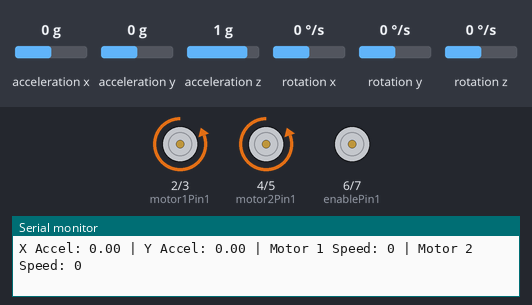
Recording of a sketch running on a simulated Arduino Uno, built with avr-gcc and run on an emulated ATmega328P. Shown: motor-driver pin pairs drawn as motors (green arrow = first pin HIGH = forward, orange = second pin HIGH = backward, longer = more drive), the last lines printed to the serial monitor. The test bench sets the inputs (shaded band); at power-on: acceleration x 0 g, acceleration y 0 g, acceleration z 1 g, rotation x 0 °/s, rotation y 0 °/s, rotation z 0 °/s.

Above: at 4.2 s.
4.3 s: acceleration x set to -0.2 g
At 5.5 s:
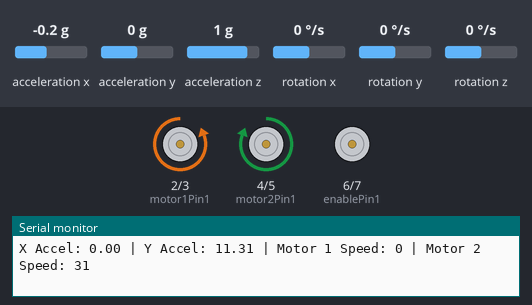
5.8 s: acceleration y set to 0.2 g
At 6.4 s:
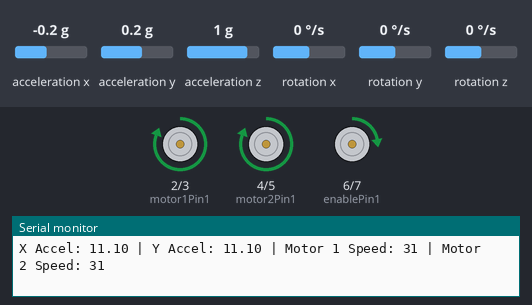
7.4 s: acceleration z set to 0 g
At 8.2 s:
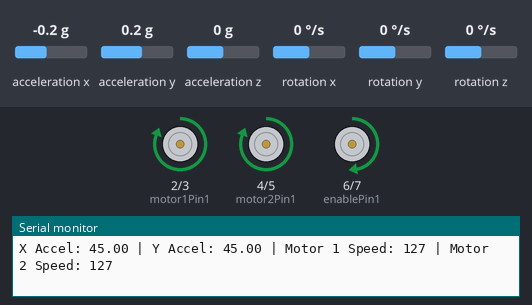
8.9 s: acceleration x set to 0 g
At 10.1 s:
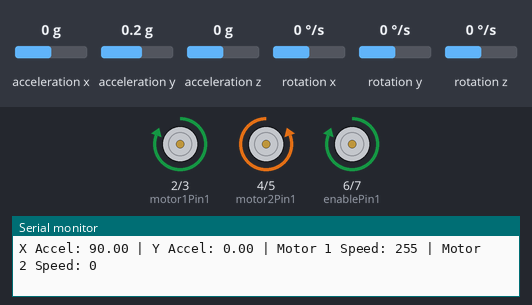
10.4 s: acceleration y set to -1.4 g
At 11.6 s:
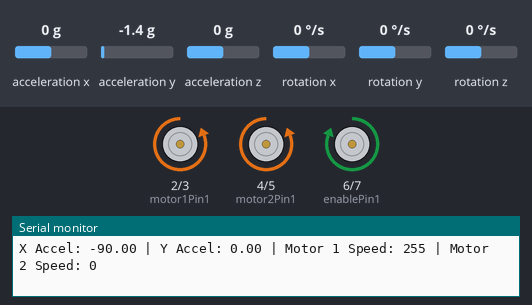
11.9 s: acceleration x set to -1.4 g
At 12.3 s:
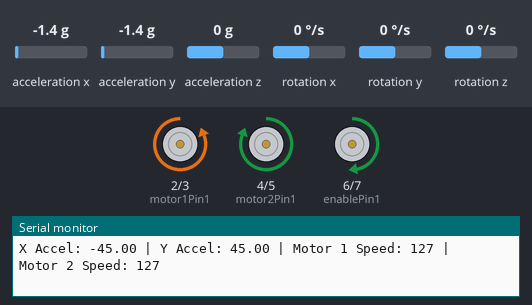
Timing chart, 0 to 14.5 s (numbered marks = the images above; inputs shaded):
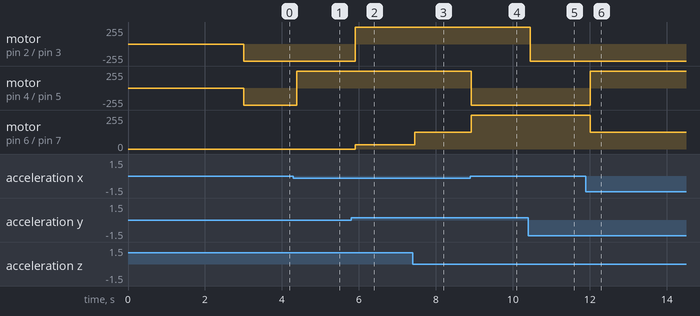

Measured:
- the behaviour switches between 0 and -0.1 g on acceleration x (found by bisection; images 0 and 1)
- the behaviour switches between 0 and 0.1 g on acceleration y (found by bisection; images 1 and 2)
- after the input at 4.3 s, motor on pin 4 (motor2Pin1) / pin 5 (motor2Pin2): backward 255/255 → forward 255/255 after 0.09 s
- after the input at 5.8 s, motor on pin 2 (motor1Pin1) / pin 3 (motor1Pin2): backward 255/255 → forward 255/255 after 0.11 s; motor on pin 6 (enablePin1) / pin 7 (enablePin2): stopped → forward 31/255 after 0.11 s
- after the input at 7.4 s, motor on pin 6 (enablePin1) / pin 7 (enablePin2): forward 31/255 → forward 127/255 after 0.06 s
- after the input at 8.9 s, motor on pin 4 (motor2Pin1) / pin 5 (motor2Pin2): forward 255/255 → backward 255/255 at once; motor on pin 6 (enablePin1) / pin 7 (enablePin2): forward 127/255 → forward 255/255 at once
- after the input at 10.4 s, motor on pin 2 (motor1Pin1) / pin 3 (motor1Pin2): forward 255/255 → backward 255/255 after 0.06 s
- after the input at 11.9 s, motor on pin 4 (motor2Pin1) / pin 5 (motor2Pin2): backward 255/255 → forward 255/255 after 0.11 s; motor on pin 6 (enablePin1) / pin 7 (enablePin2): forward 255/255 → forward 127/255 after 0.11 s

The sketch:

balancing_robot.ino
```cpp
///Teesny 4.0 and MPU6050 Acceleromter used

#include <Wire.h>
#include <MPU6050_tockn.h>

#define motor1Pin1 2   // Motor 1, Input 1
#define motor1Pin2 3   // Motor 1, Input 2
#define motor2Pin1 4   // Motor 2, Input 1
#define motor2Pin2 5   // Motor 2, Input 2
#define enablePin1 6   // Motor 1, Enable
#define enablePin2 7   // Motor 2, Enable

MPU6050 mpu6050(Wire);

void setup() {
  Serial.begin(9600);
  pinMode(motor1Pin1, OUTPUT);
  pinMode(motor1Pin2, OUTPUT);
  pinMode(motor2Pin1, OUTPUT);
  pinMode(motor2Pin2, OUTPUT);
  pinMode(enablePin1, OUTPUT);
  pinMode(enablePin2, OUTPUT);

  Wire.begin();
  mpu6050.begin();
  mpu6050.calcGyroOffsets(true);
}

void loop() {
  mpu6050.update();

  float xAccel = mpu6050.getAngleX();
  float yAccel = mpu6050.getAngleY();

  // Determine direction based on accelerometer readings for Motor 1
  if (xAccel > 0) {
    // Forward direction
    digitalWrite(motor1Pin1, HIGH);
    digitalWrite(motor1Pin2, LOW);
  } else {
    // Reverse direction
    digitalWrite(motor1Pin1, LOW);
    digitalWrite(motor1Pin2, HIGH);
  }

  // Map accelerometer reading to PWM value for motor speed control for Motor 1
  int motorSpeed1 = map(abs(xAccel), 0, 90, 0, 255);
  analogWrite(enablePin1, motorSpeed1);

  // Determine direction based on accelerometer readings for Motor 2
  if (yAccel > 0) {
    // Forward direction
    digitalWrite(motor2Pin1, HIGH);
    digitalWrite(motor2Pin2, LOW);
  } else {

    // Reverse direction
    digitalWrite(motor2Pin1, LOW);
    digitalWrite(motor2Pin2, HIGH);
  }

  // Map accelerometer reading to PWM value for motor speed control for Motor 2
  int motorSpeed2 = map(abs(yAccel), 0, 90, 0, 255);
  analogWrite(enablePin2, motorSpeed2);

  Serial.print("X Accel: "); Serial.print(xAccel);
  Serial.print(" | Y Accel: "); Serial.print(yAccel);
  Serial.print(" | Motor 1 Speed: "); Serial.print(motorSpeed1);
  Serial.print(" | Motor 2 Speed: "); Serial.println(motorSpeed2);

  delay(100);
}
```
